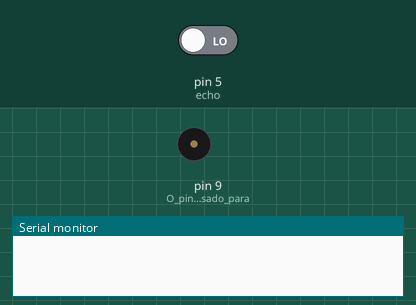
Recording of a sketch running on a simulated Arduino Uno, built with avr-gcc and run on an emulated ATmega328P. Parts: buzzer (waves = sounding), the last lines printed to the serial monitor. The test bench sets the inputs (shaded band); at power-on: pin 5 (echo) LOW.

Above: at 0.5 s.
At 6.0 s:
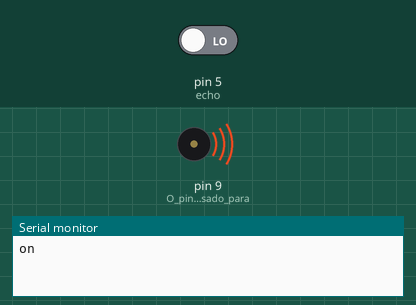
Timing chart, 0 to 8.1 s (numbered marks = the images above):
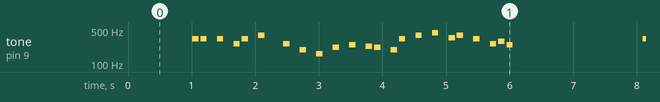

Measured:
- by itself, tone on pin 9 (O_pino_9_será_usado_para): plays 330 Hz for 0.10 s, 330 Hz for 0.10 s, 330 Hz for 0.10 s, 262 Hz for 0.10 s, 330 Hz for 0.10 s, 392 Hz for 0.10 s … (421 notes in this stretch)

The sketch:

M_sica_do_M_rio_Arduino.ino
```cpp
int trig = 3;
int echo = 5;
int duration;
int dist;


void setup()
{
  Serial.begin(9600);
  pinMode(trig, OUTPUT);
  pinMode(echo, INPUT);
  pinMode(9, OUTPUT); // O pino 9 será usado para o buzzer
}


void loop()
{
  digitalWrite(trig, HIGH);
  delay(10); // Pequeno atraso para evitar leituras incorretas
  digitalWrite(trig, LOW);
  duration = pulseIn(echo, HIGH);
  dist = (duration / 2) / 29.1;


  if (dist < 30)
  {
    Serial.println("on");
    playMarioTune();
  }
  else
  {
    Serial.println("off");
    noTone(9); // Para o som se a distância for maior que 300 cm
  }


  delay(1000); // Atraso para evitar leituras rápidas demais
}


void playMarioTune()
{
  // Notas e durações para a música do Mario
  int melody[] = {
      330, 330, 0, 330, 0, 262, 330, 0, 392, 0, 0,
      262, 0, 196, 0, 164, 0, 220, 0, 247, 0, 233, 220, 0,
      196, 330, 0, 392, 0, 440, 0, 349, 392, 0, 330, 0, 262, 294, 247, 0};


  int noteDurations[] = {
      100, 100, 100, 100, 100, 100, 100, 100, 100, 100, 100,
      100, 100, 100, 100, 100, 100, 100, 100, 100, 100, 100, 100, 100,
      100, 100, 100, 100, 100, 100, 100, 100, 100, 100, 100, 100, 100, 100, 100};


  for (int thisNote = 0; thisNote < 39; thisNote++)
  {
    int noteDuration = noteDurations[thisNote];
    if (melody[thisNote] != 0)
    {
      tone(9, melody[thisNote], noteDuration);
    }
    delay(noteDuration * 1.30); // Pausa entre as notas
    noTone(9); // Para o som entre as notas
  }
}
```
